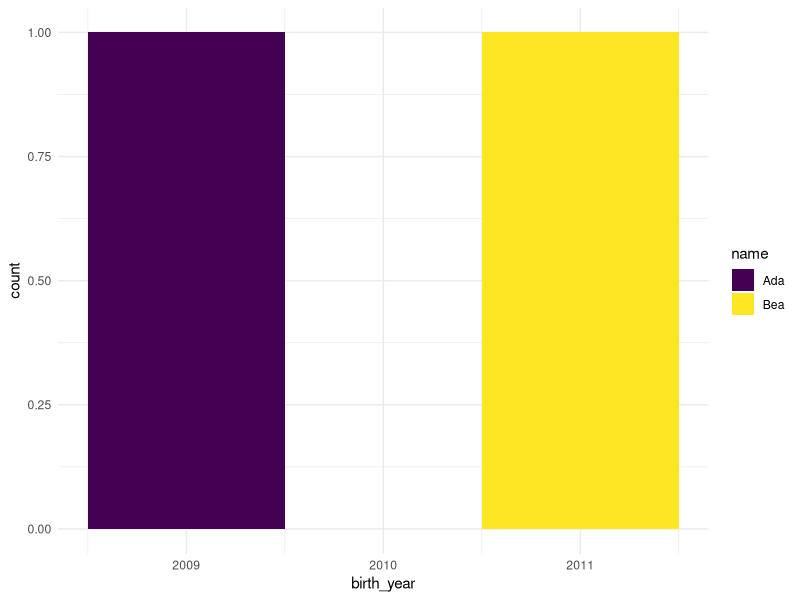

This figure's R source:
## ---- chunk 1
cats <- data.frame("name" = c("Ada", "Bea"),
                   "birth_year" = c(2009, 2011),
                   "color_primary" = c("white", "black"),
                   "color_secondary" = c("gray", "white"))
print(cats)
## ---- chunk 2
library(ggplot2)
library(viridisLite)
ggplot(cats, aes(x = birth_year, fill = name)) +
  geom_histogram(binwidth = 1) +
  scale_fill_manual(values = viridis(2)) +
  theme_minimal()
